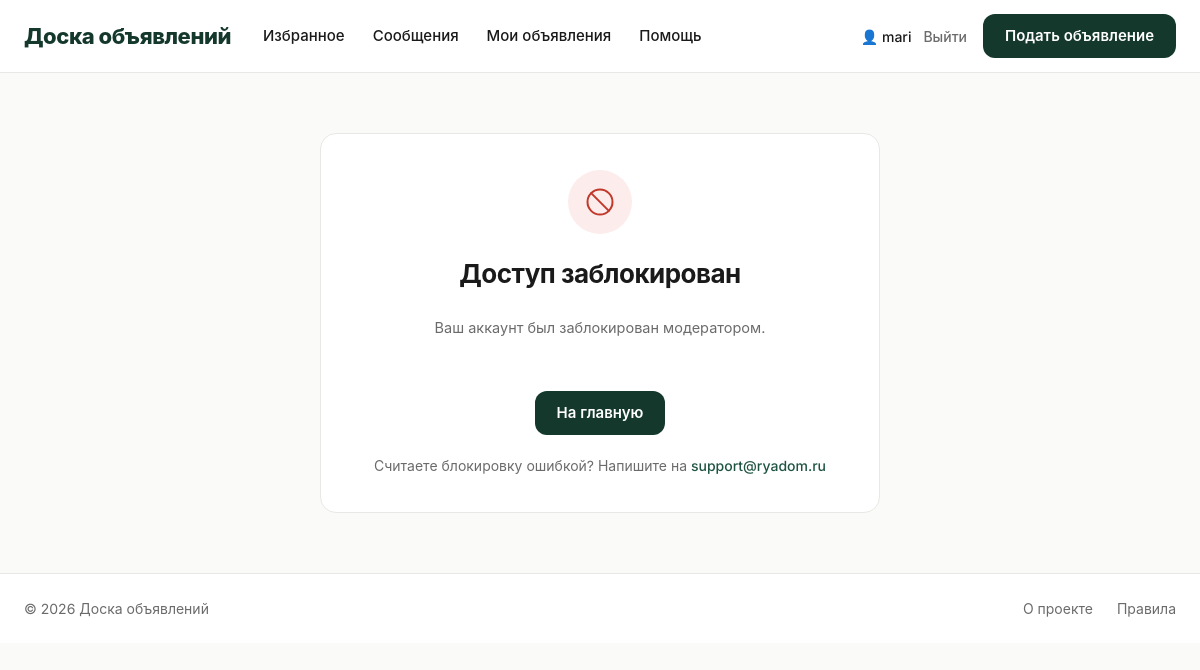
The app's page /banned/ (signed in), older data.
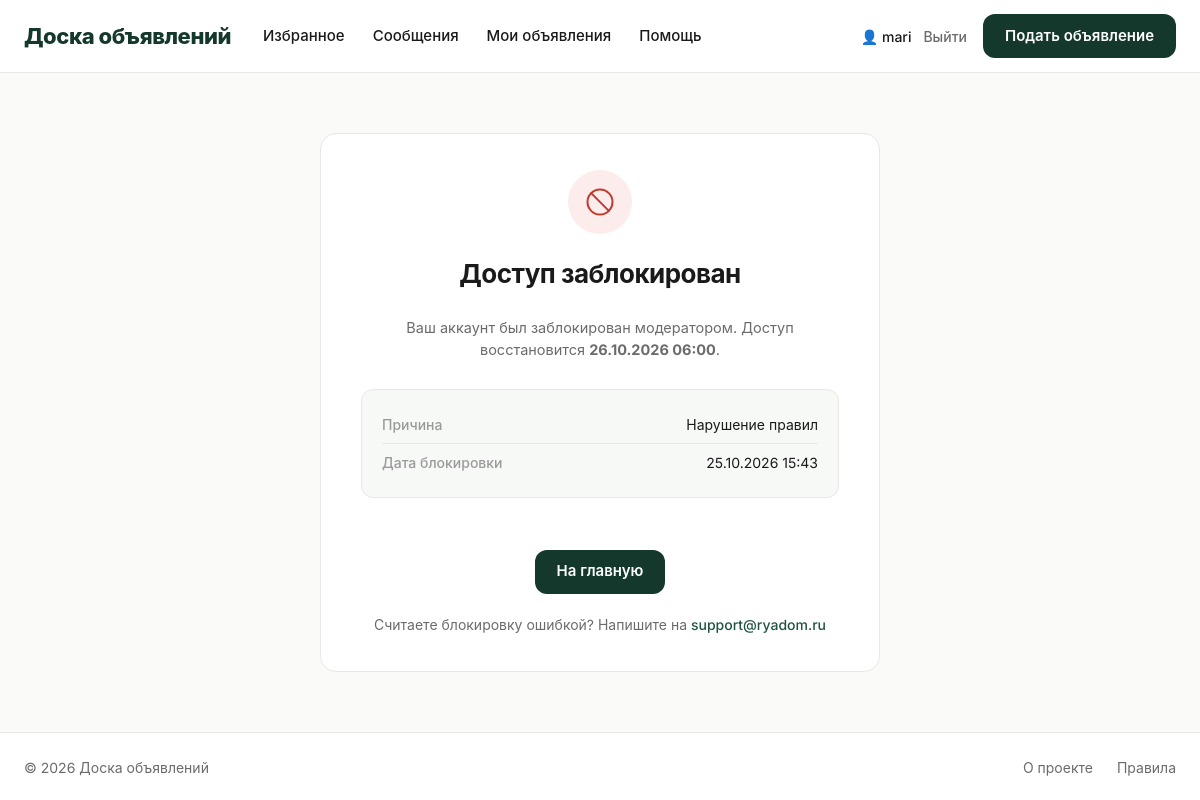
The same page, newer data.
### ads/models.py (models this page shows, shortened)
class UserBan(models.Model):
    REASON_CHOICES = [
        ('spam', 'Спам и реклама'),
        ('fraud', 'Мошенничество'),
        ('abuse', 'Оскорбления и агрессия'),
        ('rules', 'Нарушение правил'),
        ('other', 'Другое'),
    ]
    user = models.OneToOneField(
        User, on_delete=models.CASCADE,
        related_name='ban', verbose_name='Пользователь'
    )
    reason = models.CharField('Причина', max_length=20, choices=REASON_CHOICES, default='rules')
    comment = models.TextField('Комментарий модератора', blank=True)
    banned_by = models.ForeignKey(
        User, on_delete=models.SET_NULL, null=True, blank=True,
        related_name='bans_issued', verbose_name='Забанил'
    )
    banned_at = models.DateTimeField('Дата бана', auto_now_add=True)
    expires_at = models.DateTimeField('Бан до', null=True, blank=True)
    is_permanent = models.BooleanField('Навсегда', default=False)
    class Meta:
        verbose_name = 'Бан пользователя'
        verbose_name_plural = 'Баны пользователей'
        ordering = ['-banned_at']

### ads/views.py (the view)
# urls.py: path('banned/', views.banned_view, name='banned'),
def banned_view(request):
    user_id = request.session.pop('banned_user_id', None)
    ban = UserBan.objects.filter(user_id=user_id).first() if user_id else None
    return render(request, 'ads/banned.html', {'ban': ban})

### ads/context_processors.py (called while the page is built)
def counters(request):
    if not request.user.is_authenticated:
        return {}
    return {
        'favorites_count': Favorite.objects.filter(user=request.user).count(),
        'unread_messages_count': Message.objects.filter(
            recipient=request.user, is_read=False
        ).count(),
    }

### templates/ads/banned.html (shortened to what this page needs)
{% extends 'base.html' %}
{% block content %}
<div class="container">
    <div class="auth-page" style="max-width:560px;">
        <div class="auth-card" style="text-align:center;">
            <div class="delete-icon" style="background:#fdecec;color:#c0392b;">
                <svg viewBox="0 0 24 24" fill="none" stroke="currentColor" stroke-width="1.6">
                    <circle cx="12" cy="12" r="10"/>
                    <path d="M4.93 4.93l14.14 14.14" stroke-linecap="round"/>
                </svg>
            </div>
            <h1>Доступ заблокирован</h1>
            <p class="delete-subtitle">
                Ваш аккаунт был заблокирован модератором.
                {% if ban and ban.is_permanent %}
                    Блокировка бессрочная.
                {% elif ban and ban.expires_at %}
                    Доступ восстановится <strong>{{ ban.expires_at|date:"d.m.Y H:i" }}</strong>.
                {% endif %}
            </p>
            {% if ban %}
                <div class="ban-info">
                    <div class="ban-row">
                        <span class="ban-key">Причина</span>
                        <span class="ban-val">{{ ban.get_reason_display }}</span>
                    </div>
                    <div class="ban-row">
                        <span class="ban-key">Дата блокировки</span>
                        <span class="ban-val">{{ ban.banned_at|date:"d.m.Y H:i" }}</span>
                    </div>
                </div>
            {% endif %}
            <div class="form-actions" style="justify-content:center;border-top:none;padding-top:24px;">
                <a href="{% url 'ads:ad_list' %}" class="btn-primary">На главную</a>
            </div>
            <div class="auth-footer" style="margin-top:20px;">
                Считаете блокировку ошибкой? Напишите на
                <a href="mailto:support@ryadom.ru">support@ryadom.ru</a>
            </div>
        </div>
    </div>
</div>
{% endblock %}

Row changes from the older to the newer data that the page shows:
added UserBan: expires_at "26.10.2026 06:00", reason "Нарушение правил", banned_at "25.10.2026 15:43"
Text that changed along with them:
text now shown: "Доступ восстановится . Причина Дата блокировки"
